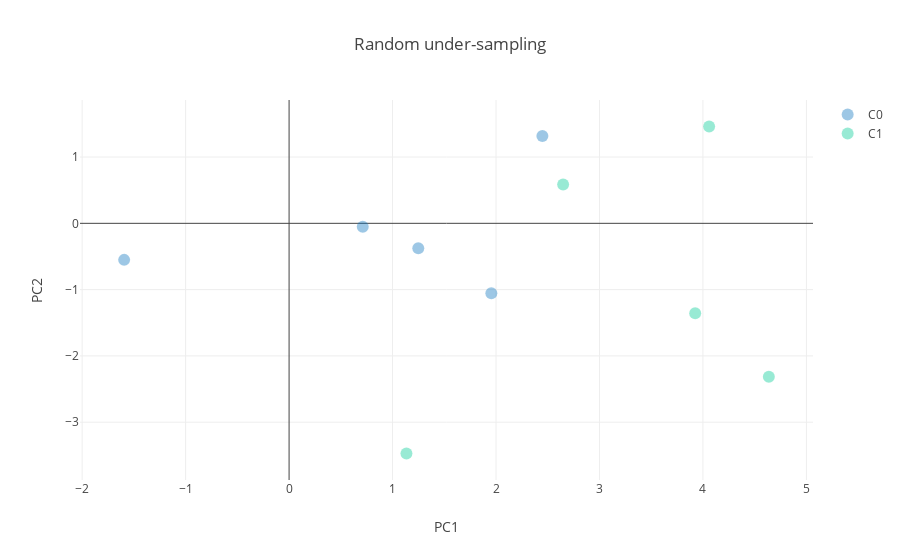

Notebook code cell kept with this figure:
### Markdown cell above
## Random under-sampling and over-sampling with imbalanced-learn
Altough these are simplistic approaches I would start with them since they often provide good results with the advantage of a quick run time compared to some of the more complex approaches, especially for high dimensional datasets.

### Code cell
from imblearn.under_sampling import RandomUnderSampler

rus = RandomUnderSampler(return_indices=True)
X_rus, y_rus, id_rus = rus.fit_sample(X_PCA, y=df['target'])


plot_2d_space(X_rus, y_rus, title='Random under-sampling')

### Figure 1 — Plotly figure (JSON) as saved in the notebook; plotly's stock layout.template omitted (floating-point values rounded to 4 significant figures)
{"data": [{"marker": {"color": "#0D76BF", "line": {"color": "rgba(217, 217, 217, 0.14)", "width": 0.5}, "opacity": 0.4, "size": 12}, "mode": "markers", "name": "C0", "type": "scatter", "uid": "17a1221e-756e-4d8c-af2f-91409ddc28d3", "x": [1.249, 2.448, 1.955, 0.7119, -1.594], "y": [-0.376, 1.316, -1.056, -0.05301, -0.5513]}, {"marker": {"color": "#00cc96", "line": {"color": "rgba(217, 217, 217, 0.14)", "width": 0.5}, "opacity": 0.4, "size": 12}, "mode": "markers", "name": "C1", "type": "scatter", "uid": "b4f021d3-c7a4-4bef-8067-5978cd394c7b", "x": [4.637, 2.649, 1.134, 3.925, 4.06], "y": [-2.314, 0.5861, -3.472, -1.356, 1.461]}], "layout": {"title": {"text": "Random under-sampling"}, "xaxis": {"showline": false, "title": {"text": "PC1"}}, "yaxis": {"showline": false, "title": {"text": "PC2"}}}}
